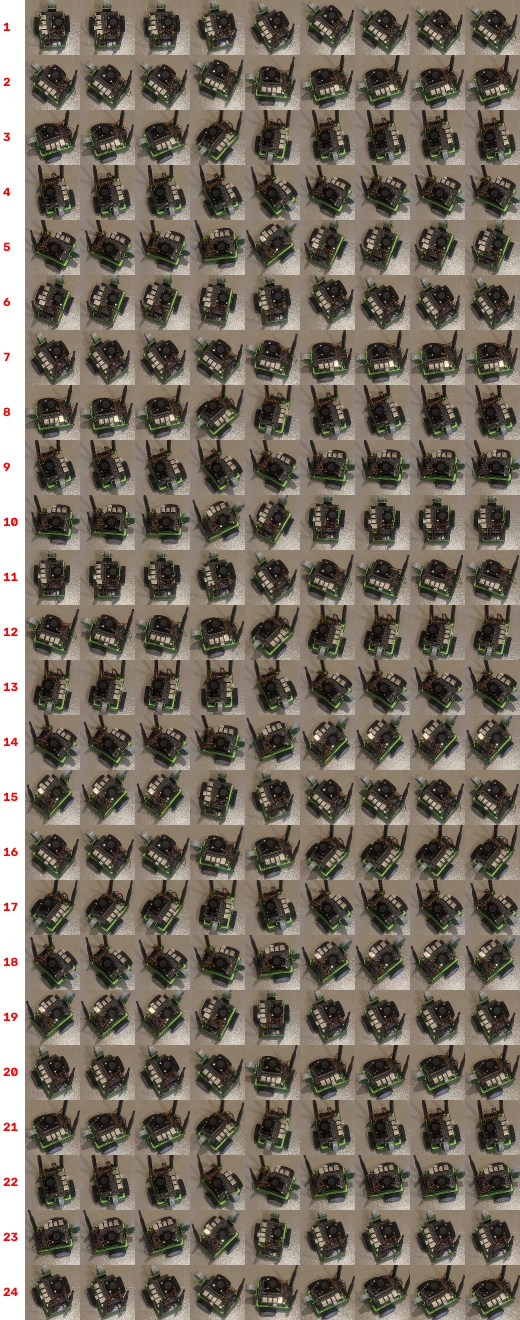
#> input picture data/real/robot2-2026-10-22/short_turns_24_sheet.jpg, 1040 x 2640 px (shown at 1/2 size)
$ python spin_shape.py ../data/real/robot2-2026-10-22/short_turns_24_sheet.jpg
#> lines starting #> are read from the running program, lines starting #| are printed output that depends on the picture; after the words box and inside, x2 and y2 are one past the last pixel; in counts of white or black regions, pixels touching at a corner belong together
"""How far the robot turned, from a top-down video, without a lit display.

    .venv/bin/python tools/spin_shape.py VIDEO --sheet SHEET.jpg
    .venv/bin/python tools/spin_shape.py VIDEO --quarter-turns N [--out FILE.json]

For robot 2, whose OLED is broken, so tools/spin_video.py (which follows the
lit display) cannot be used. The answer comes in two parts:

1. **Whole quarter-turns, counted by eye.** --sheet writes a strip of frames
   through the spin, 20 frames apart, cropped on the robot. Follow the camera
   ribbon (the grey loop): count the quarter-turns from where it points at the
   start to the nearest quarter of where it points at the end. Counter-
   clockwise from above is positive.
2. **The rest, measured.** The boards' straight edges at rest, before and
   after, give the robot's angle to a fraction of a degree, but only up to a
   quarter-turn (a rectangle looks the same four ways round). That fraction,
   between -45 and +45 degrees, is added to the count.

This does not depend on the video's timing, which matters because
slow-motion files drop and repeat frames (data/real/robot2-2026-10-22/NOTES.md).

Checked against tools/spin_video.py on robot 1's slow-motion spin of
2026-10-04 (spin_slowmo.mp4): 1032.4 against 1032.7 degrees. On its 30 fps
wide shot (spin_no_tape.mp4) the robot is too small for clean edges before
the spin and the tool says so; film close, from above, as robot 2's were.

Two automatic ways of counting the turns were tried first and dropped:
matching the robot's whole outline frame by frame (it looks much the same a
third of a turn round, so the match slips by that much now and then), and
choosing the steadiest path through each frame's best few matches (it gained
or lost a whole turn on robot 1's videos). Counting quarter-turns on the
sheet is quick and has not been wrong.
"""
import argparse
import json
from pathlib import Path

import cv2
import numpy as np

W = 540             # robot-finding is done on frames shrunk to this width


def robot_mask(small):
    """The robot's pixels: dark parts and the green chassis, keeping only the
    pieces that touch green (only the robot is green; shadows are not)."""
    hsv = cv2.cvtColor(small, cv2.COLOR_BGR2HSV)
    h, s, v = cv2.split(hsv)
    dark = v < 70
    green = ((h > 30) & (h < 90) & (s > 90) & (v > 60)).astype(np.uint8)
    m = (dark | (green > 0)).astype(np.uint8)
    m = cv2.morphologyEx(m, cv2.MORPH_OPEN, np.ones((3, 3), np.uint8))
    n, lab = cv2.connectedComponents(m)
    near_green = cv2.dilate(green, np.ones((9, 9), np.uint8)) > 0
    counts = np.bincount(lab[near_green & (m > 0)], minlength=n)
    keep = counts > 30
    keep[0] = False
    return keep[lab].astype(np.uint8)


def read(cap, k):
    n = int(cap.get(cv2.CAP_PROP_FRAME_COUNT))
    cap.set(cv2.CAP_PROP_POS_FRAMES, min(max(k, 0), n - 1))
    ok, f = cap.read()
    if not ok:
        raise SystemExit(f"cannot read frame {k}")
    return f


# [38 lines left out: functions centre_of, edge_angle, not called in this run]


def motion(cap):
    """(first, last) frame in which the robot is moving, from how much its
    pixels change between sampled frames (about 600 samples a video)."""
    n = int(cap.get(cv2.CAP_PROP_FRAME_COUNT))
    every = max(1, n // 600)
    prev, diffs, idx = None, [], []
    for k in range(0, n, every):
        f = read(cap, k)
        scale = W / f.shape[1]
        m = robot_mask(cv2.resize(f, (W, int(round(f.shape[0] * scale)))))
        if prev is not None:
            diffs.append(float((m ^ prev).sum()) / max(1, m.sum()))
            idx.append(k)
        prev = m
#> this loop made 1 pass
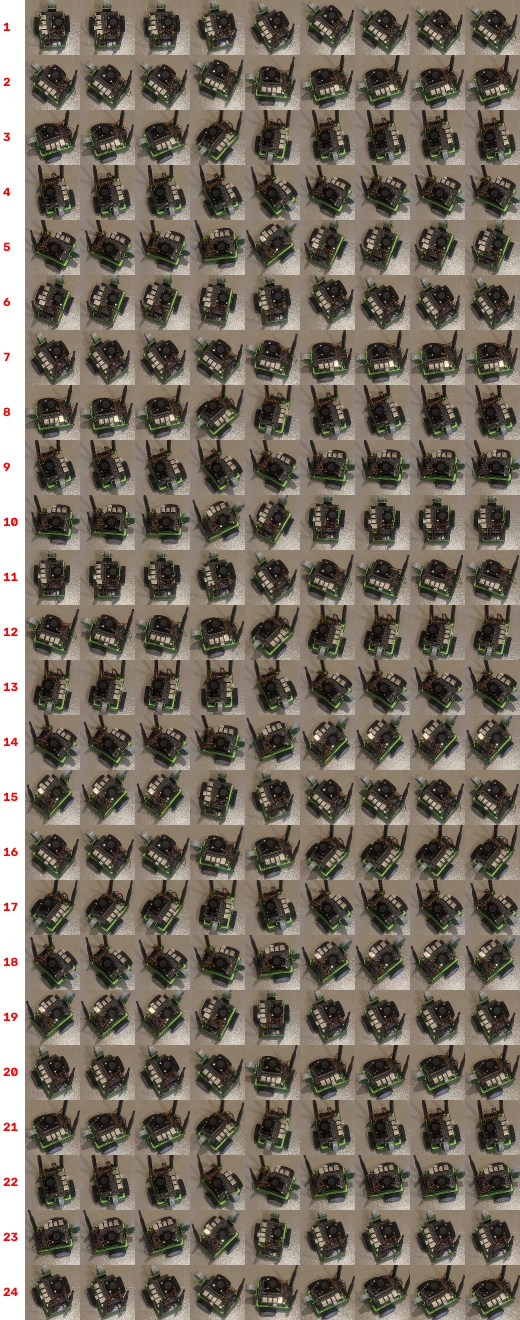
#> input picture data/real/robot2-2026-10-22/short_turns_24_sheet.jpg, 1040 x 2640 px (shown at 1/2 size)
#> pass 1, in robot_mask, `h, s, v = cv2.split(hsv)`:
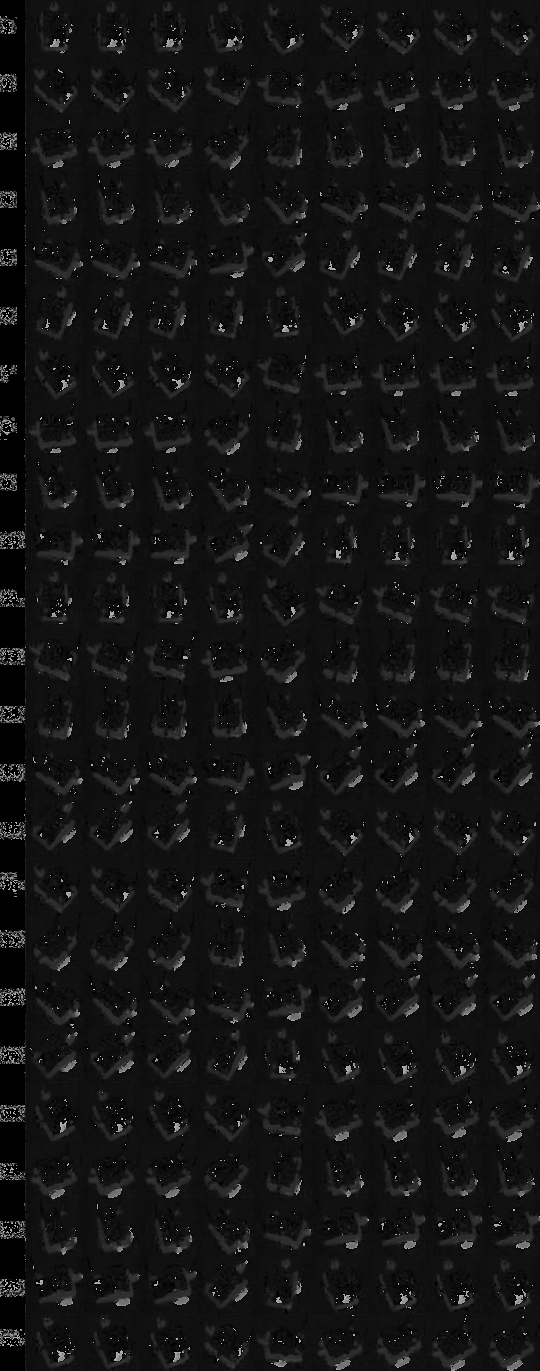
#> h: shape (1371, 540); min 0, max 179, mean 20.5
#> pass 1, in robot_mask, `h, s, v = cv2.split(hsv)`:
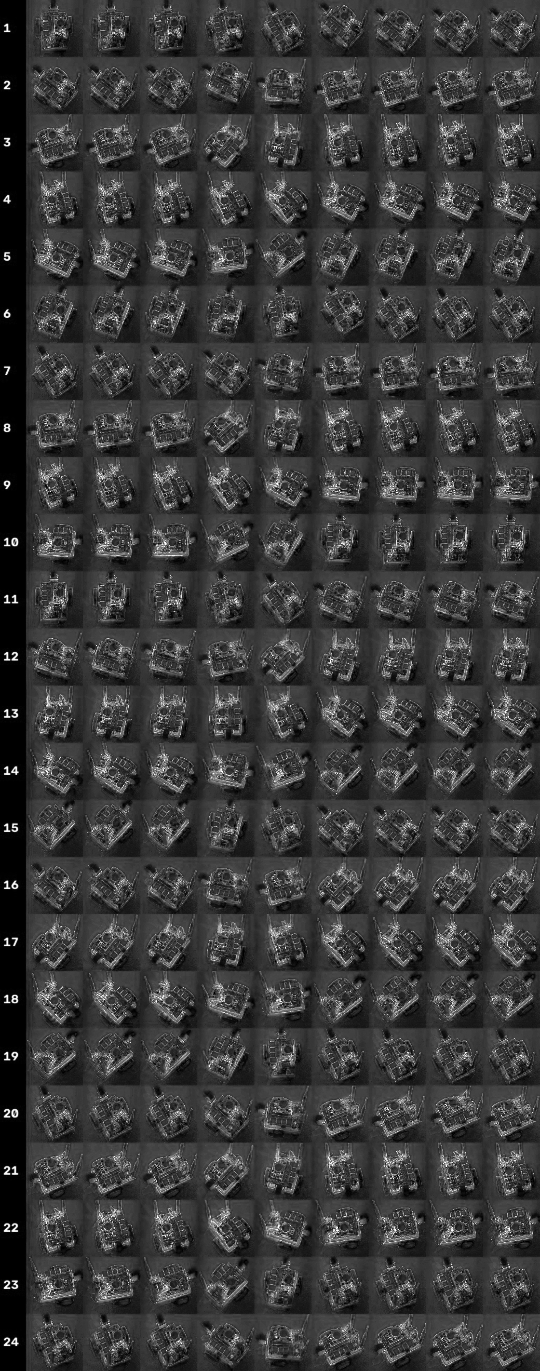
#> s: shape (1371, 540); min 0, max 255, mean 57.7
#> pass 1, in robot_mask, `h, s, v = cv2.split(hsv)`:
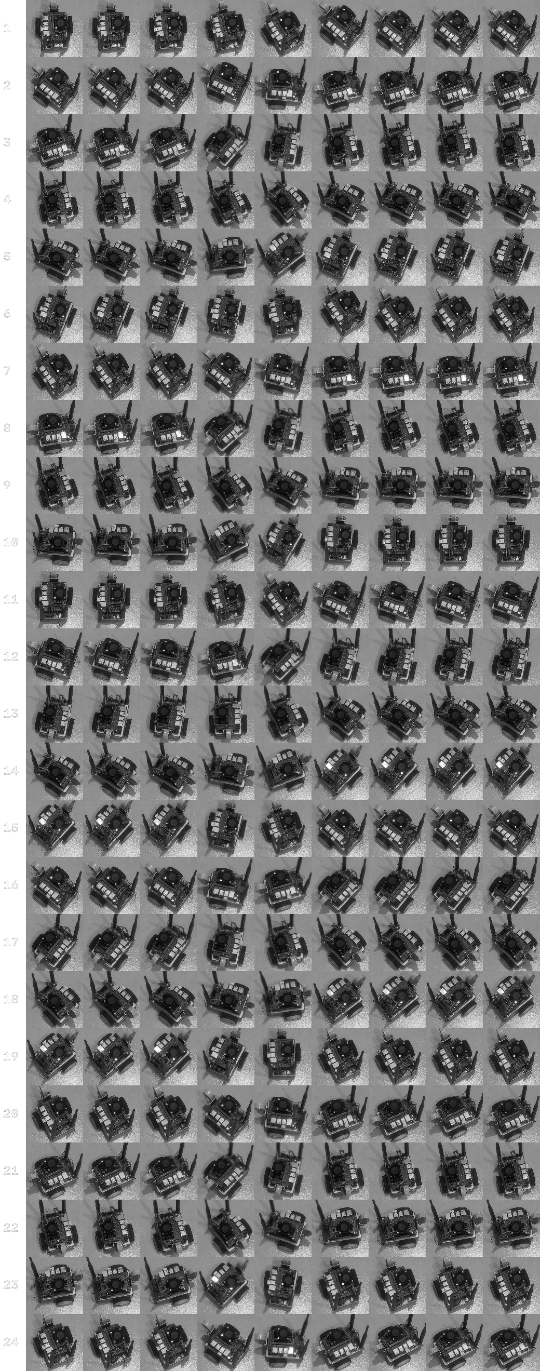
#> v: shape (1371, 540); min 1, max 255, mean 115.4
#> f is the input picture: shape (2640, 1040, 3); mean B, G, R 93.6, 106, 114.5
#> after the loop:
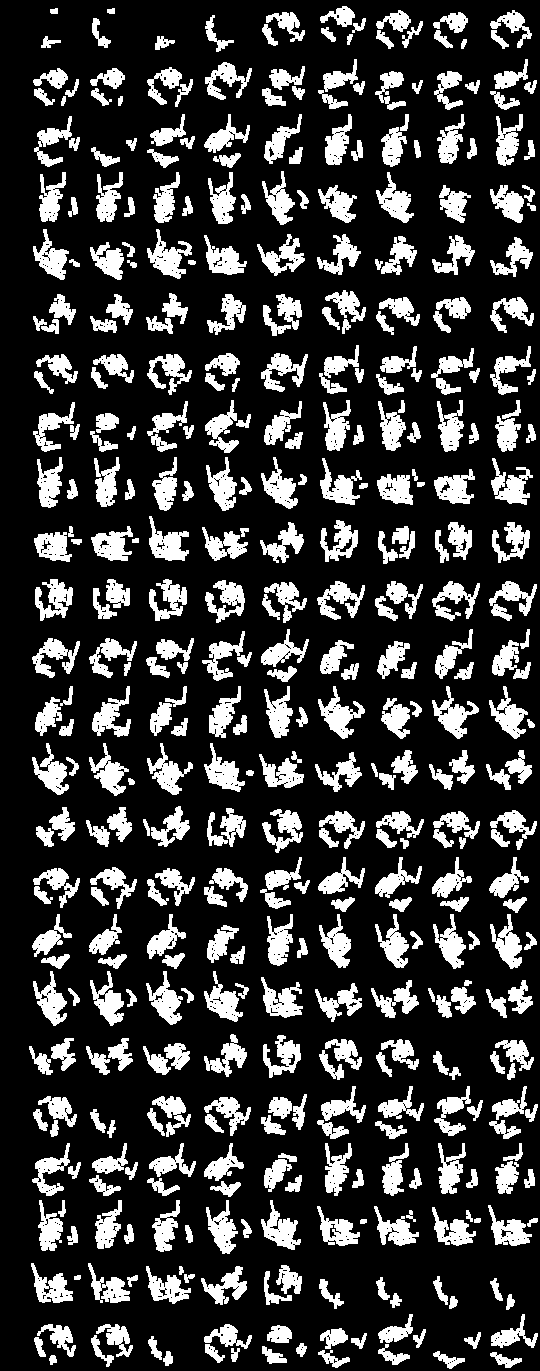
#> m: shape (1371, 540); values 0 (black) and 1 (white), 22.2% white; 440 white regions, largest, box (x1, y1, x2, y2) and area: (318, 686, 365, 739) 955, (147, 229, 192, 279) 946, (491, 458, 533, 505) 928
#> after the loop, diffs = []; idx = []
    diffs = np.array(diffs)
#> diffs = empty array
    moving = diffs > max(0.15, 4 * np.median(diffs))
#> moving = empty array
    if not moving.any():
#> (the run stopped early here; a loop or call above may not have finished)

$ run again, on data/real/robot2-2026-10-22/spin_2_sheet.jpg
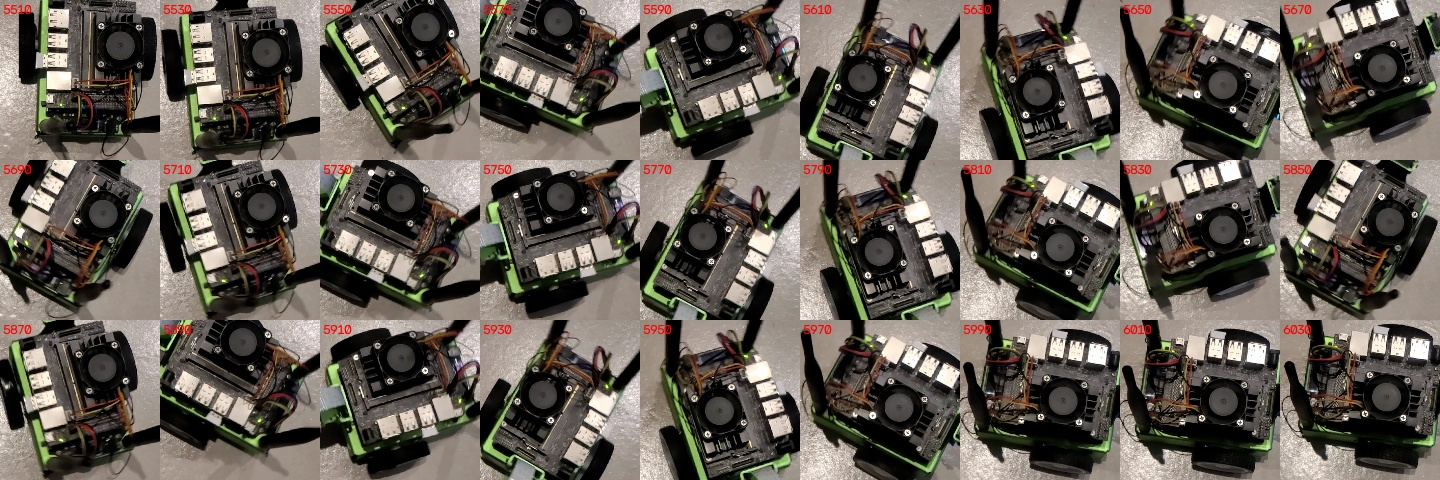
#> input picture data/real/robot2-2026-10-22/spin_2_sheet.jpg, 1440 x 480 px
#> the loop in motion, `for k in range(0, n, every):` made 1 pass
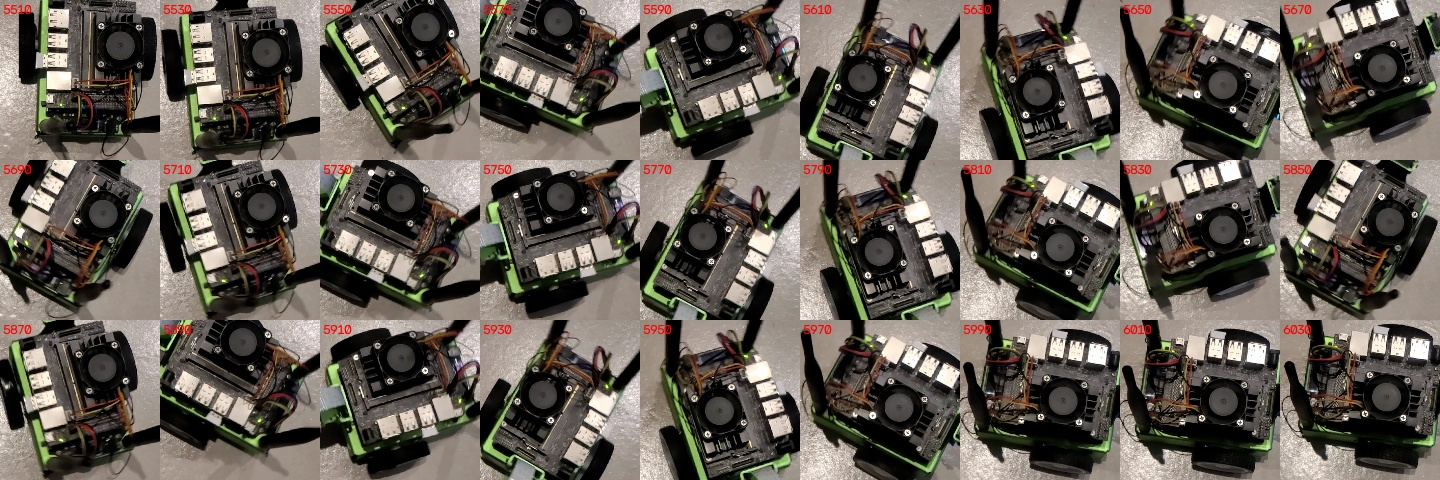
#> input picture data/real/robot2-2026-10-22/spin_2_sheet.jpg, 1440 x 480 px
#> pass 1, in robot_mask, `h, s, v = cv2.split(hsv)`:
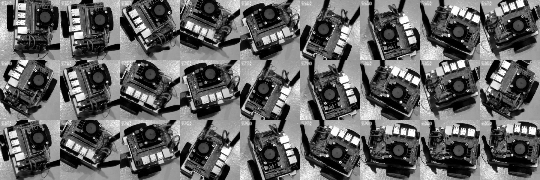
#> v: shape (180, 540); min 0, max 255, mean 100.1
#> in motion, f is the input picture: shape (480, 1440, 3); mean B, G, R 83.7, 92.1, 98.9
#> after the loop in motion, `for k in range(0, n, every):`:
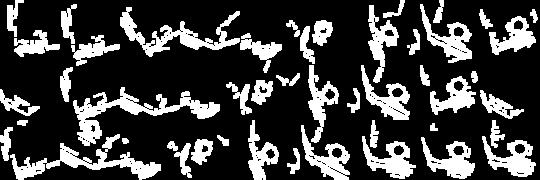
#> m: shape (180, 540); values 0 (black) and 1 (white), 24.5% white; 47 white regions, largest, box (x1, y1, x2, y2) and area: (73, 87, 220, 146) 2206, (10, 134, 161, 180) 1885, (120, 7, 240, 57) 1682
#> after the loop in motion, `for k in range(0, n, every):`: diffs = []
#> in motion, `diffs = np.array(diffs)`: diffs = empty array

$ run again, on data/real/robot2-2026-10-22/spin_3_sheet.jpg
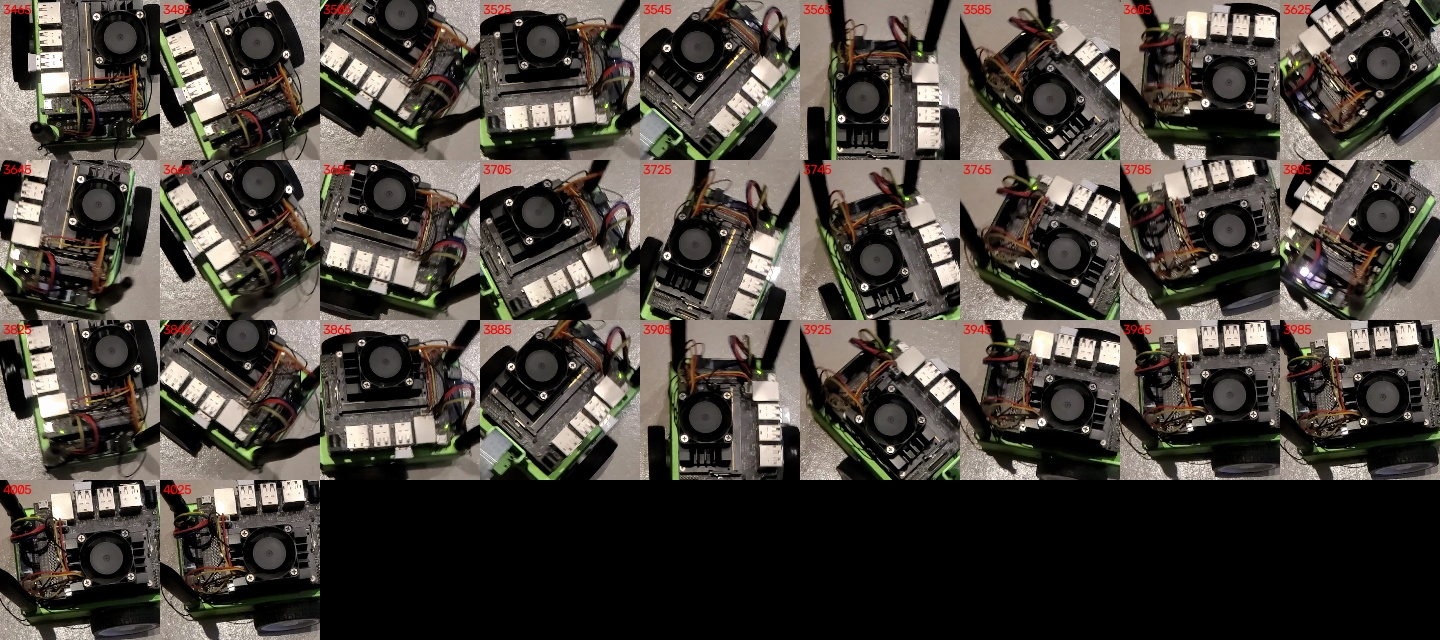
#> input picture data/real/robot2-2026-10-22/spin_3_sheet.jpg, 1440 x 640 px
#> the loop in motion, `for k in range(0, n, every):` made 1 pass
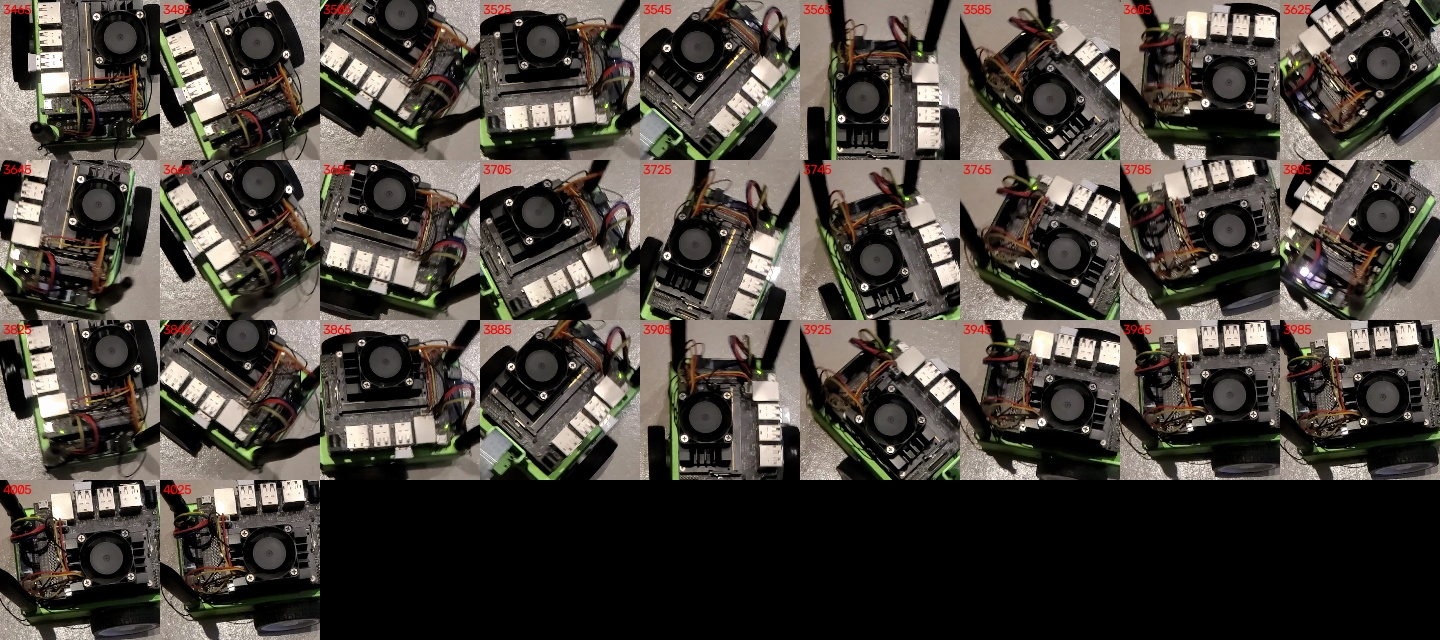
#> input picture data/real/robot2-2026-10-22/spin_3_sheet.jpg, 1440 x 640 px
#> pass 1, in robot_mask, `h, s, v = cv2.split(hsv)`:
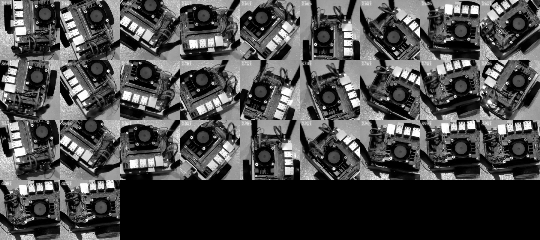
#> v: shape (240, 540); min 0, max 255, mean 73.3
#> in motion, f is the input picture: shape (640, 1440, 3); mean B, G, R 60.2, 66.7, 72.4
#> after the loop in motion, `for k in range(0, n, every):`:
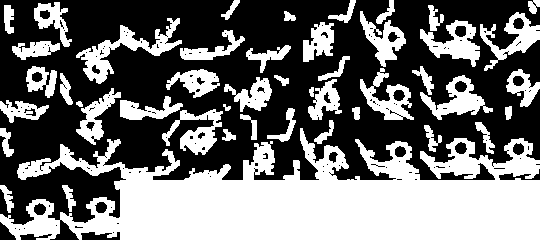
#> m: shape (240, 540); values 0 (black) and 1 (white), 44.1% white; 46 white regions, largest, box (x1, y1, x2, y2) and area: (0, 128, 540, 240) 35658, (76, 18, 182, 84) 1799, (420, 20, 480, 67) 1264
#> after the loop in motion, `for k in range(0, n, every):`: diffs = []
#> in motion, `diffs = np.array(diffs)`: diffs = empty array
